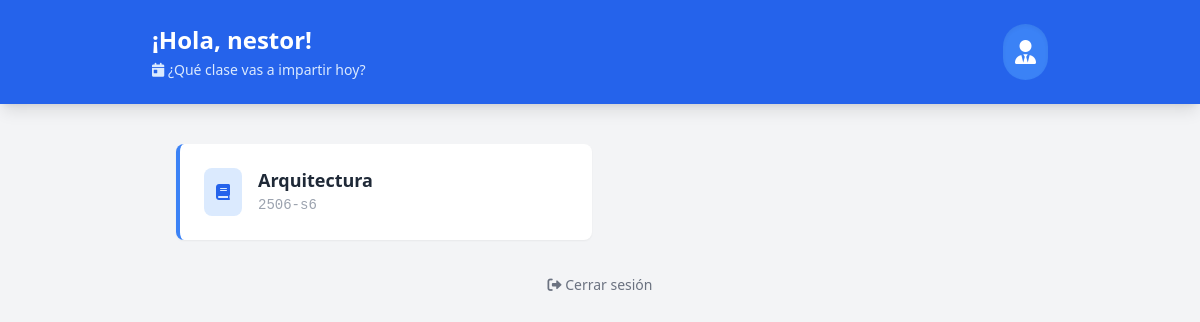
The app's page /seleccionar/ (signed in), older data.
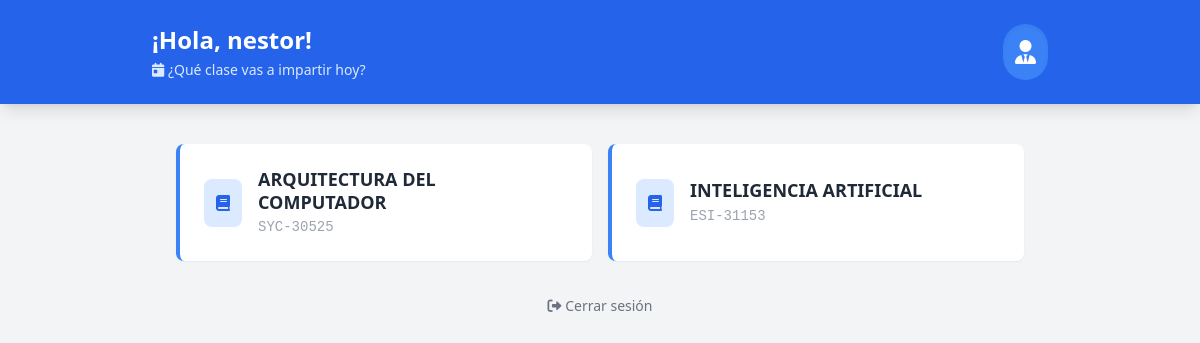
The same page, newer data.
### asistencia/models.py (models this page shows, shortened)
class Materia(models.Model):
    nombre = models.CharField(max_length=100)
    codigo = models.CharField(max_length=20, unique=True)
    profesor = models.ForeignKey(Profesor, on_delete=models.CASCADE) # <--- CAMBIO AQUÍ
    en_curso = models.BooleanField(default=False)

### asistencia/views.py (the view, shortened to what this page needs)
# urls.py: path('seleccionar/', views.seleccionar_materia, name='seleccionar_materia'),
@login_required
def seleccionar_materia(request):
    try:
        perfil_profesor = request.user.profesor
    except:
        return render(request, 'asistencia/error.html', {'mensaje': 'Este usuario no tiene perfil de Profesor asignado.'})
    materias = Materia.objects.filter(profesor=perfil_profesor)
    return render(request, 'asistencia/seleccionar_materia.html', {'materias': materias})

### asistencia/templates/asistencia/seleccionar_materia.html (shortened to what this page needs)
<!DOCTYPE html>
<html lang="es">
<head>
    <script src="https://cdn.tailwindcss.com"></script>
    <link href="https://cdnjs.cloudflare.com/ajax/libs/font-awesome/6.0.0/css/all.min.css" rel="stylesheet">
</head>
<body class="bg-gray-100">
    <div class="bg-blue-600 p-6 shadow-lg">
        <div class="max-w-4xl mx-auto flex justify-between items-center">
            <div>
                <h1 class="text-white text-2xl font-bold">¡Hola, {{ user.username }}!</h1>
                <p class="text-blue-100 text-sm mt-1">
                    <i class="fas fa-calendar-day"></i>
                    ¿Qué clase vas a impartir hoy?
                </p>
            </div>
            <div class="bg-blue-500 p-3 rounded-full text-white shadow-inner">
                <i class="fas fa-user-tie text-2xl"></i>
            </div>
        </div>
    </div>
    <div class="p-6 max-w-4xl mx-auto">
        <form method="post" class="space-y-4">
            <div class="grid grid-cols-1 md:grid-cols-2 gap-4">
                {% for materia in materias %}
                <button type="submit" name="materia_id" value="{{ materia.id }}"
                        class="group bg-white p-6 rounded-lg shadow-sm border-l-4 border-blue-500
                               flex justify-between items-center hover:bg-blue-50 transition-all duration-200 text-left">
                    <div class="flex items-center gap-4">
                        <div class="bg-blue-100 p-3 rounded-lg group-hover:bg-blue-600 transition-colors">
                            <i class="fas fa-book text-blue-600 group-hover:text-white"></i>
                        </div>
                        <div>
                            <p class="font-bold text-gray-800 text-lg leading-tight">
                                {{ materia.nombre }}
                            </p>
                            <p class="text-gray-400 text-sm font-mono mt-1">
                                {{ materia.codigo }}
                            </p>
                        </div>
                    </div>
                </button>
                {% empty %}
                <div class="col-span-full text-center py-12 text-gray-400">
                    <i class="fas fa-exclamation-circle text-4xl mb-2"></i>
                    <p>No tienes materias asignadas todavía.</p>
                </div>
                {% endfor %}
            </div>
        </form>
        <div class="mt-8 text-center">
            <a href="{% url 'logout' %}" class="text-gray-500 hover:text-red-500 text-sm font-medium transition-colors">
                <i class="fas fa-sign-out-alt"></i> Cerrar sesión
            </a>
        </div>
    </div>
</body>
</html>

Row changes from the older to the newer data that the page shows:
removed Materia: {{ materia.id }} 1 (drawn), nombre "Arquitectura", codigo "2506-s6"
added Materia: {{ materia.id }} 3 (drawn), nombre "ARQUITECTURA DEL COMPUTADOR", codigo "SYC-30525"
added Materia: {{ materia.id }} 4 (drawn), nombre "INTELIGENCIA ARTIFICIAL", codigo "ESI-31153"
